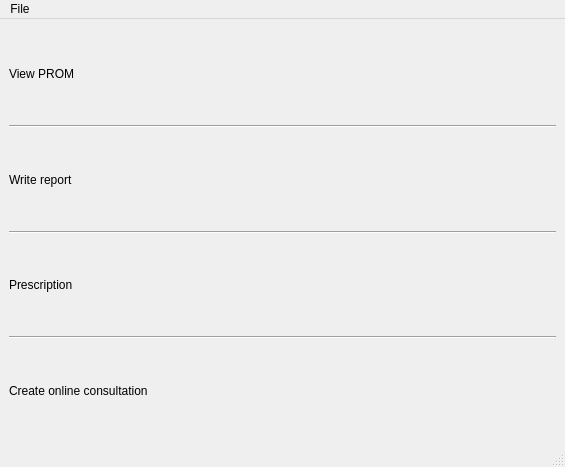
<?xml version="1.0" encoding="UTF-8"?>
<ui version="4.0">
 <class>MainWindow</class>
 <widget class="QMainWindow" name="MainWindow">
  <property name="geometry">
   <rect>
    <x>0</x>
    <y>0</y>
    <width>565</width>
    <height>467</height>
   </rect>
  </property>
  <property name="windowTitle">
   <string>MainWindow</string>
  </property>
  <widget class="QWidget" name="centralwidget">
   <layout class="QVBoxLayout" name="verticalLayout">
    <item>
     <widget class="QLabel" name="label1">
      <property name="autoFillBackground">
       <bool>false</bool>
      </property>
      <property name="text">
       <string>View PROM</string>
      </property>
     </widget>
    </item>
    <item>
     <widget class="Line" name="line">
      <property name="orientation">
       <enum>Qt::Horizontal</enum>
      </property>
     </widget>
    </item>
    <item>
     <widget class="QLabel" name="label2">
      <property name="autoFillBackground">
       <bool>true</bool>
      </property>
      <property name="text">
       <string>Write report</string>
      </property>
      <property name="scaledContents">
       <bool>false</bool>
      </property>
     </widget>
    </item>
    <item>
     <widget class="Line" name="line_2">
      <property name="orientation">
       <enum>Qt::Horizontal</enum>
      </property>
     </widget>
    </item>
    <item>
     <widget class="QLabel" name="label">
      <property name="text">
       <string>Prescription</string>
      </property>
     </widget>
    </item>
    <item>
     <widget class="Line" name="line_3">
      <property name="orientation">
       <enum>Qt::Horizontal</enum>
      </property>
     </widget>
    </item>
    <item>
     <widget class="QLabel" name="label3">
      <property name="text">
       <string>Create online consultation</string>
      </property>
     </widget>
    </item>
   </layout>
  </widget>
  <widget class="QMenuBar" name="menubar">
   <property name="geometry">
    <rect>
     <x>0</x>
     <y>0</y>
     <width>565</width>
     <height>37</height>
    </rect>
   </property>
   <widget class="QMenu" name="menuFile">
    <property name="title">
     <string>File</string>
    </property>
   </widget>
   <addaction name="menuFile"/>
  </widget>
  <widget class="QStatusBar" name="statusbar"/>
 </widget>
 <resources/>
 <connections/>
</ui>
